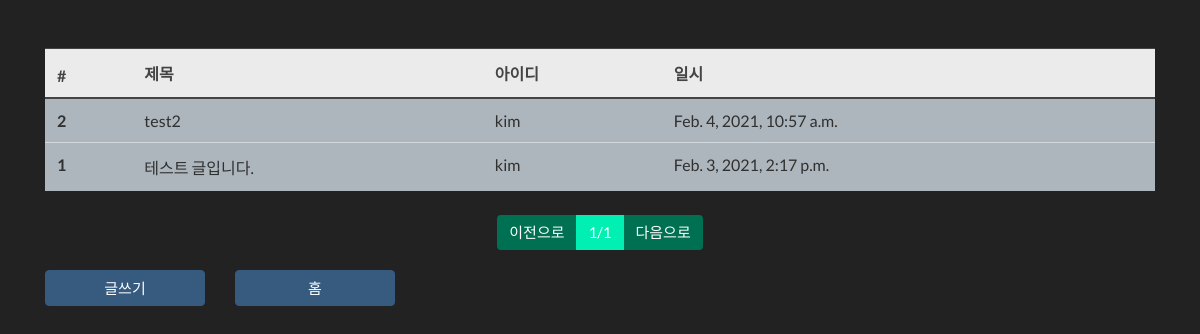
Before: /board/list/ with the older database file.
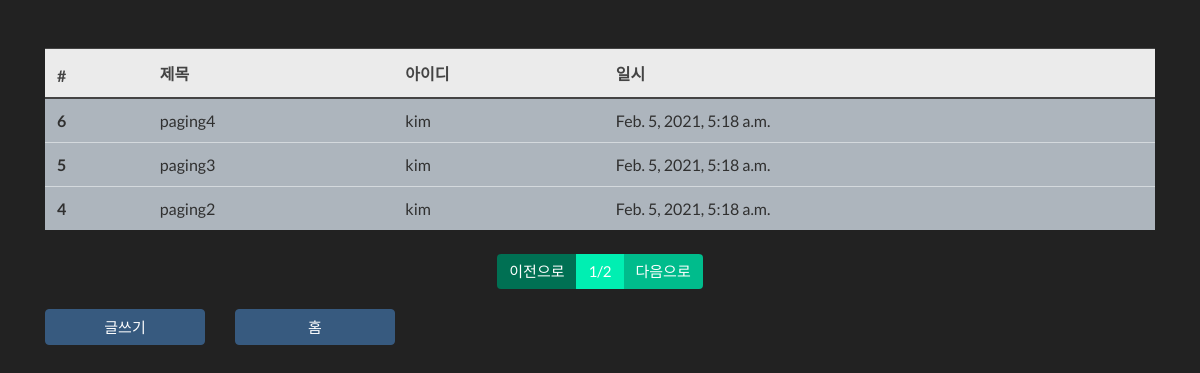
After: the same page with the newer database file.
### board/models.py (models this page shows, shortened)
class Board(models.Model):
    title = models.CharField(max_length=128, verbose_name='제목')
    contents = models.TextField(verbose_name='내용')
    writer = models.ForeignKey(
        'fcuser.Fcuser', on_delete=models.CASCADE, verbose_name='작성자')
    tags = models.ManyToManyField('tag.Tag', verbose_name='태그')
    registered_dttm = models.DateTimeField(
        auto_now_add=True, verbose_name='등록시간')
    class Meta:
        db_table = 'fastcampus_board'
        verbose_name = '패스트 캠퍼스 게시글'  # 기본적으로 복수형을 지원하기 때문에 s가 자동으로 붙게 되어 있음
        verbose_name_plural = '패스트 캠퍼스 게시글'  # 복수형이름을 따로 지정하여 자동으로 붙는 s를 제거 가능

### fcuser/models.py (models this page shows)
class Fcuser(models.Model):
    username = models.CharField(max_length=32, verbose_name='사용자명')
    useremail = models.EmailField(
        max_length=128, verbose_name='사용자 이메일')  # Email 형태 검증 까지 해줌
    password = models.CharField(max_length=64, verbose_name='비밀번호')
    registered_dttm = models.DateTimeField(
        auto_now_add=True, verbose_name='등록시간')
    def __str__(self):
        return self.username
    class Meta:
        db_table = 'fastcampus_fcuser'
        verbose_name = '패스트 캠퍼스 사용자'  # 기본적으로 복수형을 지원하기 때문에 s가 자동으로 붙게 되어 있음
        verbose_name_plural = '패스트 캠퍼스 사용자'  # 복수형이름을 따로 지정하여 자동으로 붙는 s를 제거 가능

### board/views.py (the view)
# urls.py: path('list/', views.board_list),
def board_list(request):
    all_boards = Board.objects.all().order_by('-id')
    page = int(request.GET.get('p', 1))
    paginator = Paginator(all_boards, 3)
    boards = paginator.get_page(page)
    return render(request, 'board_list.html', {'boards': boards})

### board/templates/board_list.html
{% extends "base.html" %}
{% block contents %}
<div class="row mt-5">
    <div class="col-12">
        <table class="table table-light">
            <thead class="thead-light">
                <tr>
                    <th>#</th>
                    <th>제목</th>
                    <th>아이디</th>
                    <th>일시</th>
                </tr>
            </thead>
            <tbody class="text-dark">
                {% for board in boards %}
                <tr role="button" onclick="location.href='/board/detail/{{ board.id }}/'">
                    <th>{{ board.id }}</th>
                    <td>{{ board.title }}</td>
                    <td>{{ board.writer }}</td>
                    <td>{{ board.registered_dttm }}</td>
                </tr>
                {% endfor %}
            </tbody>
        </table>
    </div>
</div>
<div class="row mt-2">
    <div class="col-12">
        <nav>
            <ul class="pagination justify-content-center">
                {% if boards.has_previous %}
            <li class="page-item">
                <a href="?p={{ boards.previous_page_number }}" class="page-link">이전으로</a>
            </li>
                {% else %}
            <li class="page-item disabled">
                <a href="#" class="page-link">이전으로</a>
            </li>
                {% endif %}
            <li class="page-item active">
                <a href="#" class="page-link">{{ boards.number }}/{{ boards.paginator.num_pages}}</a>
            </li>
               {% if boards.has_next %}
            <li class="page-item">
                <a href="?p={{ boards.next_page_number }}" class="page-link">다음으로</a>
            </li>
                {% else %}
            <li class="page-item disabled">
                <a href="#" class="page-link">다음으로</a>
            </li>
                {% endif %}
        </ul>
        </nav>
    </div>
</div>
<div class="row mt-1">
    <div class="col-2">
        <buttton class="btn btn-primary btn-block" onclick="location.href='/board/write/'">글쓰기</buttton>
    </div>
    <div class="col-2">
        <buttton class="btn btn-primary btn-block" onclick="location.href='/'">홈</buttton>
    </div>
</div>
{% endblock %}

Changed rows visible on the page:
no longer on this page (row unchanged): Board: id "2", title "test2", writer "kim", registered_dttm "Feb. 4, 2021, 10:57 a.m."
no longer on this page (row unchanged): Board: id "1", title "테스트 글입니다.", writer "kim", registered_dttm "Feb. 3, 2021, 2:17 p.m."
added Board: id "6", title "paging4", writer "kim", registered_dttm "Feb. 5, 2021, 5:18 a.m."
added Board: id "5", title "paging3", writer "kim", registered_dttm "Feb. 5, 2021, 5:18 a.m."
added Board: id "4", title "paging2", writer "kim", registered_dttm "Feb. 5, 2021, 5:18 a.m."
Other visible differences:
{{ boards.paginator.num_pages }}: "1" → "2"
